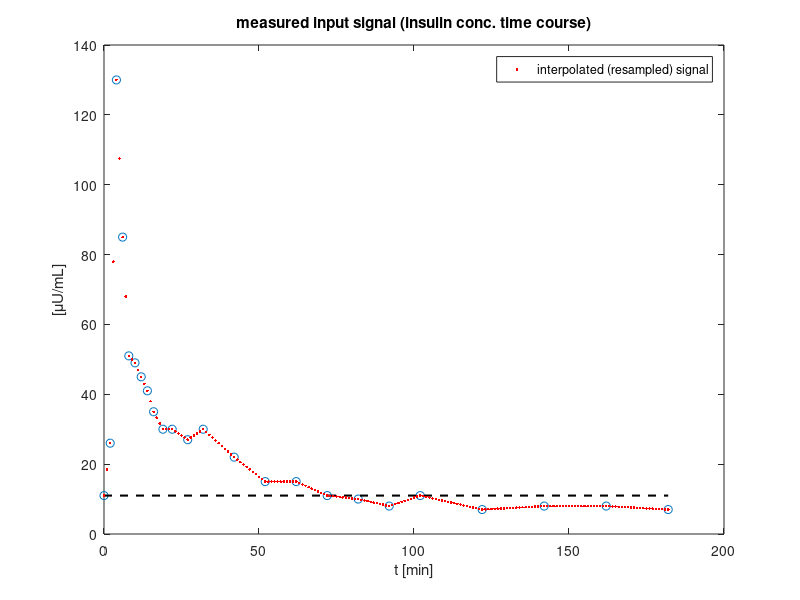

The MATLAB script that drew this image: (Note: this script raises an error after producing the figure.)
function gluc_min_mod_paraestimtor_070614
%GLUC_MIN_MOD Minimal model of glucose kinetics.

%Fixed initial conditions
%Fixed model parameters

x0(2) = 0;
x0(1) = 279;%100; %[mg/dL] glucose conc. in plasma
Sg = 2.6e-2; %[1/min] glucose effectiveness
k3 = 0.025; %[1/min]
Si = 5.0e-4; %[mL/uU*min] insulin sensitivity

%%%%%%%%%%%%%%%%%%%%%%%%%%%%%%%%%%%%%%%%%%%%%%%%%%%%%%%%%%%%%%%%%%%%%%%%%%%%%%%%%%%%%%%%%%%%%%%%%%%%%%%%%%%%%%%%%%%%%%%%%%%%%%%%%%%%%%%%%%%%%%%%%%%%%%%%

%Input
%insulin concentration in plasma [uU/mL];
%Data from Pacini & Bergman (1986) Computer Methods and Programs in Biomed. 23: 113-122.
%time (minutes) glucose level (mg/dl) insulin level (uU/ml)
tgi = [ 0 92 11
    2 350 26
    4 287 130
    6 251 85
    8 240 51
    10 216 49
    12 211 45
    14 205 41
    16 196 35
    19 192 30
    22 172 30
    27 163 27
    32 142 30
    42 124 22
    52 105 15
    62 92 15
    72 84 11
    82 77 10
    92 82 8
    102 81 11
    122 82 7
    142 82 8
    162 85 8
    182 90 7];

tu = tgi(:,[1,3]); % extract time-insulin matrix
t_insu = tu(:,1);  % time for insulin matrix
u = tu(:,2);       % insulin matrix
t_gluc = t_insu;   % define t_gluc
gluc_exp = tgi(:,2);    % denote glucose value matrix
insul_exp = tgi(:,3);   % denote insulin value matrix
Gb = gluc_exp(1);
Ib = insul_exp(1);
p = [Sg, Gb, k3, Si, Ib]; 

figure; plot(t_insu, u, 'o'); hold on                            % draw scatter plot for insulin-time experimental profile (in figure2)
plot( [t_insu(1) t_insu(end)], [Ib Ib], '--k','Linewidth',1.5)   % draw the baseline level for insulin(Ib)
xlabel('t [min]'); ylabel('[\muU/mL]')
title('measured input signal (insulin conc. time course)')

tspan = 0:1:200; %to verify interpolation of input signal
h = plot(tspan, interp1(tu(:,1),tu(:,2), tspan), '.r');         % draw the interpolation for time-insulin experimental profile (in figure2)
legend(h,'interpolated (resampled) signal')

%%%%%%%%%%%%%%%%%%%%%%%%%%%%%%%%%%%%%%%%%%%%%%%%%%%%%%%%%%%%%%%%%%%%%%%%%%%%%%%%%%%%%%%%%%%%%%%%%%%%%%%%%%%%%%%
%% parameter estimation
%4 unknown model parameters:
p_init = [Sg k3 Si x0(1)]; 
%3 known parameters:
p_fix = [Gb Ib x0(2)];

sigma_mu = 0;
sigma_nu = 0;
lb = 0*ones(size(p_init));%[0 0 0 0];
ub = [];%ones(size(p_init));%[];
options = optimset('Display','iter','TolFun', 1e-4,...%'iter' default:1e-4
'TolX',1e-5,... %default: 1e-4
'MaxFunEvals' , [],... %800 default:
'LevenbergMarquardt','on',... %default: on
'LargeScale','on'); %default: on

plt = 0;
[p_est,J,RESIDUAL,exitflag,OUTPUT,LAMBDA,Jacobian] = lsqnonlin(@obj_fn,p_init,lb,ub,options,...
p_fix,gluc_exp,tspan,tu, sigma_nu,sigma_mu,plt); disp(' ')
%end
%Accuracy:
%lsqnonlin returns the jacobian as a sparse matrix
varp = resnorm*inv(Jacobian'*Jacobian)/length(tspan);
stdp = sqrt(diag(varp)); %The standard deviation is the square root of the variance
%p = [Sg, Gb, k3, Si, Ib];
p = [p_est(1), p_fix(1), p_est(2), p_est(3), p_fix(2)];
%x0 = [G0, X0]
x0 = [p_est(4), p_fix(3)];
disp(' Parameters:')
disp([' Sg = ', num2str(p_est(1)), ' +/- ', num2str(stdp(1))])
disp([' Gb = ', num2str(p_fix(1))])
disp([' k3 = ', num2str(p_est(2)), ' +/- ', num2str(stdp(2))])
disp([' Si = ', num2str(p_est(3)), ' +/- ', num2str(stdp(3))])
disp([' Ib = ', num2str(p_fix(2))])
disp(' Initial conditions:')
disp([' G0 = ', num2str(p_est(4)), ' +/- ', num2str(stdp(4))])
disp([' X0 = ', num2str(p_fix(3))]); disp(' ')

plt = 1;
gluc = gluc_sim(tspan,x0,tu, p,sigma_nu,sigma_mu,plt);
%compare model output with measured data
figure(2); subplot(221)
h1 = plot(t_gluc,gluc_exp,'or', 'Linewidth',2);

%%%%%%%%%%%%%%%%%%%%%%%%%%%%%%%%%%%%%%%%%%%%%%%%%%%%%%%%%%%%%%%%%%%%%%%%%%%%%%%%%%%%%%%%%%%%%%%%%%%%%%%%%%%%%%%%%%%%%%%%%%%%%%%%%%%%%%%%%%%%%%%%%%%%%%%

%%%%%%%%%%%%%%%%%%%%%%%%%%%%%%%%%%%%%%%%%%%%%%%%%%%%%%%%%%%%%%%%%%%%%%
function e = obj_fn(p_var, p_fix,data,tspan,tu, sigma_nu,sigma_mu,plt)
%4 unknown model parameters:
% p_var = [Sg k3 Si G0];
%3 known parameters:
% p_fix = [Gb Ib x0(2)];
%p = [Sg, Gb, k3, Si, Ib];
p = [p_var(1), p_fix(1), p_var(2), p_var(3), p_fix(2)];
%x0 = [G0, X0]
x0 = [p_var(4), p_fix(3)];
gluc = gluc_sim(tspan,x0,tu, p, sigma_nu,sigma_mu,0);
%LSQNONLIN: objective function should return the model error
e = gluc-data;
if plt==1 %fast update during estimation process
N=length(tspan);
figure(2)
plot(1:N,gluc,'b',1:N,data,'r'); drawnow
end
%%%%%%%%%%%%%%%%%%%%%%%%%%%%%%%%%%%%%%%%%%%%%%%%%%%%%%%%%%%%%%%
function gluc = gluc_sim(tspan,x0,tu, p, sigma_nu,sigma_mu,plt)

tspan = t_insu; % reset tspan as actural experimental interval
u = interp1(tu(:,1),tu(:,2), tspan);  %reconstruct used input signal (define I(t))

ode_options = [];
[t,x] = ode45(@gluc_ode,tspan,x0,ode_options,tu,p);
    
%Output
gluc = x(:,1);  % get simulated glucose value matrix
X = x (:,2);    % get simulated interstitial insulin(X) value matrix
figure
subplot(221); h = plot(tspan,gluc,'-', 'Linewidth',2); hold on  % plot simulated time-glucose profile 
plot( [tspan(1) tspan(end)], [Gb Gb], '--k','Linewidth',1.5)    % plot the baseline level for glucose(Gb) (in figure3.1)
ylabel('glucose level [mg/dL]')
title('normal FSIGT')

subplot(222); plot(tspan,u,'--or', 'Linewidth',2); hold on      % plot the interpolation for time-insulin experimental profile (in figure3.1)
plot( [tspan(1) tspan(end)], [Ib Ib], '--k','Linewidth',1.5)    % plot the baseline level for insulin(Ib)
ylabel('insulin level [\muU/mL]');
xlabel('time [min]')
legend('interpolated measured test data')

subplot(223); plot(tspan, X, 'Linewidth',2)                     % plot simulated time-interstitial insulin(X) profile 
xlabel('time [min]'); ylabel('interstitial insulin [1/min]')

%%%%%%%%%%%%%%%%%%%%%%%%%%%%%%%%%%%%%%%%%%%%%%%%%%%%%%%%%%%%%%%%%%%%%%%%%%%%%%%%%%%%%%%%%%%%%%%%%%%%%%%%%%%%%%%%%%%%%%%%%%%%%%%%%%%%%%%%%%%%%%%%%%%%%%%%%%

function dxout = gluc_ode(t,xin,tu,p)
%GLUC_ODE ODE's of glucose minimal model

Sg = p(1);
Gb = p(2);
k3 = p(3);
Si = p(4);
Ib = p(5);

u = interp1(tu(:,1),tu(:,2),t);

%ode's
dG = Sg*(Gb - xin(1)) - xin(1)*xin(2); % xin(1) indicates G(t); xin(2) indicates X(t)
dX = k3*( Si*(u-Ib) - xin(2) );
dxout = [dG; dX];

